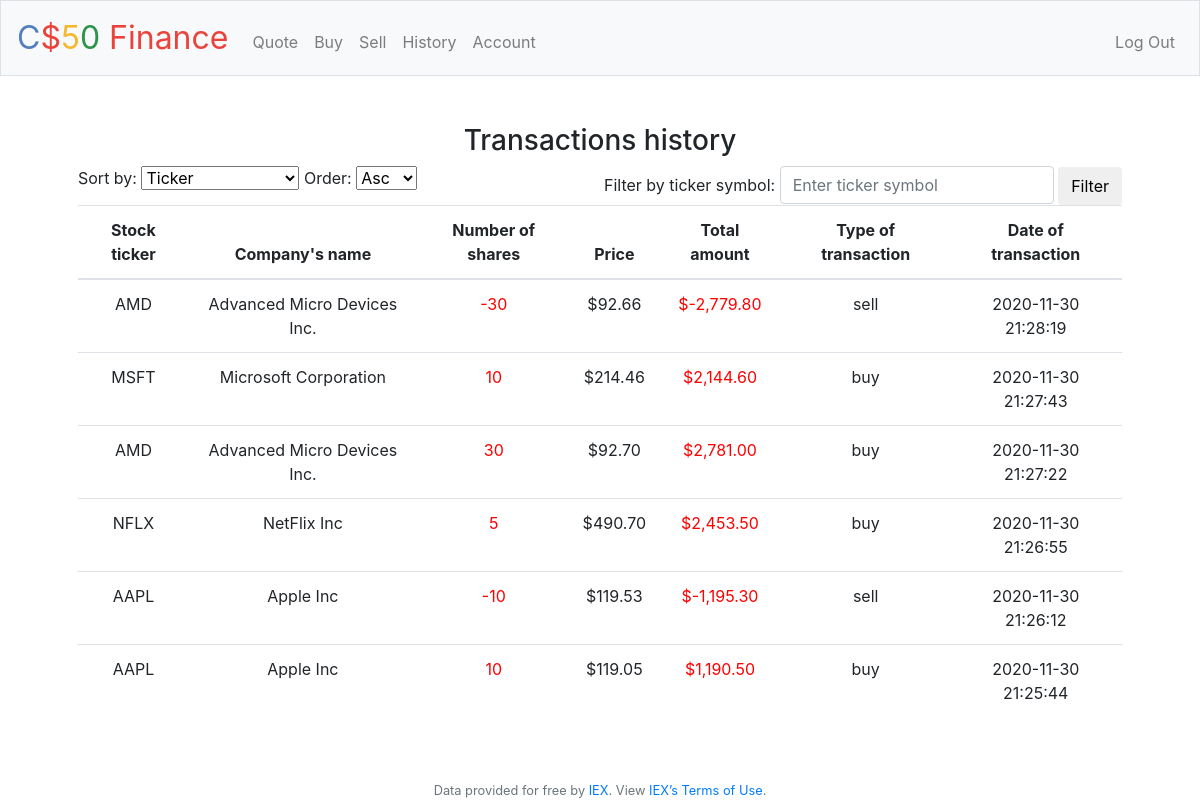
Screenshot of /history (signed in) with the database file from the repository.
### finance/model.py (models this page shows)
class Transactions(db.Model):
    __tablename__ = "transactions"
    id = db.Column(db.Integer, primary_key=True)
    user_id = db.Column(db.Integer, db.ForeignKey('users.id'), nullable=False)
    symbol = db.Column(db.String(10), nullable=False)
    name = db.Column(db.Text, nullable=False)
    number = db.Column(db.Integer, nullable=False)
    price = db.Column(db.Float, nullable=False)
    amount = db.Column(db.Float, nullable=False)
    date = db.Column(db.TIMESTAMP, nullable=False, default=text('CURRENT_TIMESTAMP')) # datetime.utcnow)
    type = db.Column(db.String(4), nullable=False)
    users = db.relationship('Users', backref=db.backref('transactions', lazy=True))

### finance/transactions/transactions.py (the view)
@transactions.route("/history")
@login_required
def history():
    data = get_history("date", "desc", "all")
    if data[0] == "error":
        return apology("Database read error", 403)
    elif data == "empty":
        return apology("You did not make any transaction yet", 403)
    return render_template("history.html", history = data)

### finance/helpers.py (called while the page is built)
def login_required(f):
    @wraps(f)
    def decorated_function(*args, **kwargs):
        if session.get("user_id") is None:
            return redirect("login")
        return f(*args, **kwargs)
    return decorated_function

def usd(value):
    return f"${value:,.2f}"

def get_history (sort_by, sort_order, filter_by):
    user_id = session.get("user_id")
    if sort_order == "asc":
        direction = asc
    else:
        direction = desc
    try:
        if filter_by == "" or filter_by == "all":
            data = Transactions.query.filter(Transactions.user_id == user_id).order_by(direction(sort_by)).all()
        else:
            data = Transactions.query.filter(Transactions.user_id == user_id,
                                            Transactions.symbol == filter_by.upper()).order_by(direction(sort_by)).all()
    except:
        return "error"
    else:
        if len(data) < 1:
            return "empty"
    return data

### finance/transactions/templates/history.html (shortened to what this page needs)
{% extends "layout.html" %}
{% block main %}
    <h3>Transactions history</h3>
    <div class="clearfix">
      <div class="float-left">
        <label for="sort">Sort by:</label>
        <select id="sort" name="sort" onchange="sortTable(this.value, '', 'history');">
          <option value="symbol">Ticker</option>
        </select>
        <label for="order">Order:</label>
        <select id="order" name="order" onchange="sortTable('', this.value, 'history');">
          <option value="asc">Asc</option>
        </select>
      </div>
      <div class="float-right">
        <label for="symbol">Filter by ticker symbol:</label>
        <input type="text" class="form-control" placeholder="Enter ticker symbol" id="filterBy" name="filterBy">
        <button type="submit" class="btn" onclick="sortTable('', '', 'history');">Filter</button>
      </div>
    </div>
    <div id="sorted">
      {% include "history_table.html" %}
    </div>
{% endblock %}

### finance/transactions/templates/history_table.html
    <table class="table">
      <thead>
        <tr>
          <th>Stock ticker</th>
          <th>Company's name</th>
          <th>Number of shares</th>
          <th>Price</th>
          <th>Total amount</th>
          <th>Type of transaction</th>
          <th>Date of transaction</th>
        </tr>
        </thead>
      <tbody>
        {% for row in history: %}
            <tr>
              <td>{{ row["symbol"] }}</td>
              <td>{{ row["name"] }}</td>
              <td class="shares">{{ row["number"] }}</td>
              <td class="currency">{{ row["price"] | usd }}</td>
              <td class="shares currency">{{ row["amount"] | usd }}</td>
              <td>{{ row["type"] }}</td>
              <td>{{ row["date"] }}</td>
            </tr>
        {% endfor %}
      </tbody>
    </table>

### finance/static/styles.css (style rules this page uses)
main .form-control { display: inline-block; width: auto; }

### rows the page displays
Transactions: symbol "AMD", name "Advanced Micro Devices Inc.", number "-30", price "$92.66", amount "$-2,779.80", type "sell", date "2020-11-30 21:28:19"
Transactions: symbol "MSFT", name "Microsoft Corporation", number "10", price "$214.46", amount "$2,144.60", type "buy", date "2020-11-30 21:27:43"
Transactions: symbol "AMD", name "Advanced Micro Devices Inc.", number "30", price "$92.70", amount "$2,781.00", type "buy", date "2020-11-30 21:27:22"
Transactions: symbol "NFLX", name "NetFlix Inc", number "5", price "$490.70", amount "$2,453.50", type "buy", date "2020-11-30 21:26:55"
Transactions: symbol "AAPL", name "Apple Inc", number "-10", price "$119.53", amount "$-1,195.30", type "sell", date "2020-11-30 21:26:12"
Transactions: symbol "AAPL", name "Apple Inc", number "10", price "$119.05", amount "$1,190.50", type "buy", date "2020-11-30 21:25:44"
